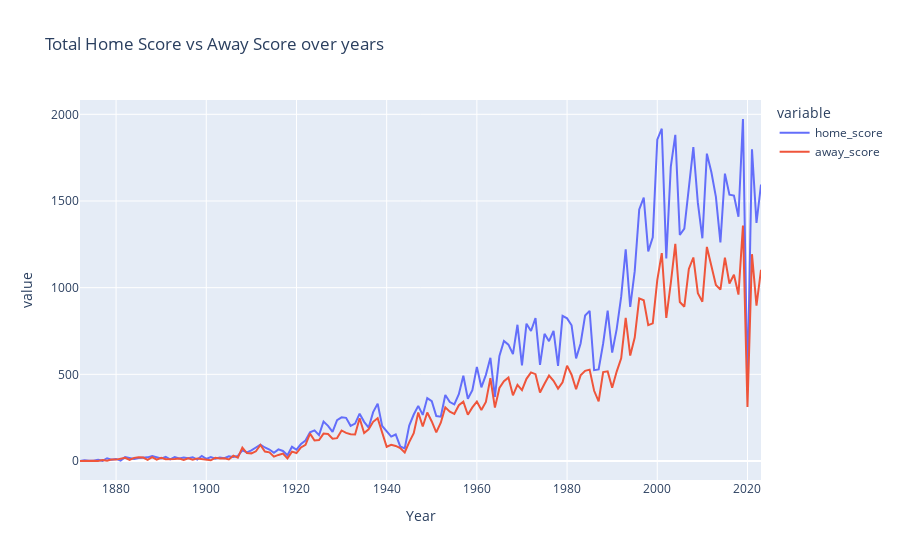

Here is the notebook cell this chart was saved with:
### Code cell
fig = px.line(total_home_away_score, x='Year', y =['home_score', 'away_score'],
              title = 'Total Home Score vs Away Score over years')

fig.show()

print('Home-field advantage seems quite correct due to familiar surroundings, supportive crowd and travel fatigue from away teams')

### Figure 1 — Plotly figure (JSON) as saved in the notebook; plotly's stock layout.template omitted (floating-point values rounded to 4 significant figures; data arrays with more than 128 entries replaced by an {"elided": "..."} marker saying what was removed)
{"data": [{"hovertemplate": "variable=home_score<br>Year=%{x}<br>value=%{y}<extra></extra>", "legendgroup": "home_score", "line": {"color": "#636efa", "dash": "solid"}, "marker": {"symbol": "circle"}, "mode": "lines", "name": "home_score", "orientation": "v", "showlegend": true, "type": "scatter", "x": {"elided": "152 int values"}, "xaxis": "x", "y": {"elided": "152 int values"}, "yaxis": "y"}, {"hovertemplate": "variable=away_score<br>Year=%{x}<br>value=%{y}<extra></extra>", "legendgroup": "away_score", "line": {"color": "#EF553B", "dash": "solid"}, "marker": {"symbol": "circle"}, "mode": "lines", "name": "away_score", "orientation": "v", "showlegend": true, "type": "scatter", "x": {"elided": "152 int values"}, "xaxis": "x", "y": {"elided": "152 int values"}, "yaxis": "y"}], "layout": {"legend": {"title": {"text": "variable"}, "tracegroupgap": 0}, "title": {"text": "Total Home Score vs Away Score over years"}, "xaxis": {"anchor": "y", "domain": [0, 1], "title": {"text": "Year"}}, "yaxis": {"anchor": "x", "domain": [0, 1], "title": {"text": "value"}}}}
